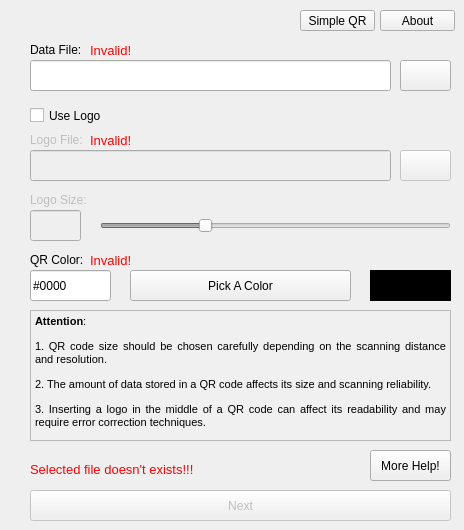
    <widget class="QWidget" name="setup">
     <widget class="QPushButton" name="helpbtn">
      <property name="enabled">
       <bool>true</bool>
      </property>
      <property name="geometry">
       <rect>
        <x>370</x>
        <y>450</y>
        <width>81</width>
        <height>31</height>
       </rect>
      </property>
      <property name="styleSheet">
       <string notr="true">
font: 10pt &quot;MS Shell Dlg 2&quot;;
</string>
      </property>
      <property name="text">
       <string>More Help!</string>
      </property>
     </widget>
     <widget class="QCheckBox" name="checkBox">
      <property name="geometry">
       <rect>
        <x>30</x>
        <y>100</y>
        <width>71</width>
        <height>31</height>
       </rect>
      </property>
      <property name="mouseTracking">
       <bool>false</bool>
      </property>
      <property name="styleSheet">
       <string notr="true">font: 75 10pt &quot;MS Shell Dlg 2&quot;;</string>
      </property>
      <property name="text">
       <string>Use Logo</string>
      </property>
     </widget>
     <widget class="QLabel" name="label_5">
      <property name="enabled">
       <bool>false</bool>
      </property>
      <property name="geometry">
       <rect>
        <x>30</x>
        <y>190</y>
        <width>111</width>
        <height>20</height>
       </rect>
      </property>
      <property name="styleSheet">
       <string notr="true">
font: 75 10pt &quot;MS Shell Dlg 2&quot;;</string>
      </property>
      <property name="text">
       <string>Logo Size:</string>
      </property>
     </widget>
     <widget class="QLabel" name="label_3">
      <property name="geometry">
       <rect>
        <x>30</x>
        <y>40</y>
        <width>141</width>
        <height>20</height>
       </rect>
      </property>
      <property name="styleSheet">
       <string notr="true">
font: 75 10pt &quot;MS Shell Dlg 2&quot;;</string>
      </property>
      <property name="text">
       <string>Data File:</string>
      </property>
     </widget>
     <widget class="QLineEdit" name="lineEdit">
      <property name="geometry">
       <rect>
        <x>30</x>
        <y>60</y>
        <width>361</width>
        <height>31</height>
       </rect>
      </property>
      <property name="toolTip">
       <string>Select a *.xlsx file.</string>
      </property>
      <property name="styleSheet">
       <string notr="true">font: 10pt &quot;MS Shell Dlg 2&quot;;</string>
      </property>
      <property name="dragEnabled">
       <bool>true</bool>
      </property>
     </widget>
     <widget class="QLabel" name="datavalidity">
      <property name="enabled">
       <bool>true</bool>
      </property>
      <property name="geometry">
       <rect>
        <x>90</x>
        <y>40</y>
        <width>51</width>
        <height>20</height>
       </rect>
      </property>
      <property name="font">
       <font>
        <family>MS Shell Dlg 2</family>
        <pointsize>10</pointsize>
        <weight>9</weight>
        <italic>false</italic>
        <bold>false</bold>
       </font>
      </property>
      <property name="styleSheet">
       <string notr="true">color: rgb(255, 0, 0);
font: 75 10pt &quot;MS Shell Dlg 2&quot;;</string>
      </property>
      <property name="text">
       <string>Invalid!</string>
      </property>
     </widget>
     <widget class="QLabel" name="colorvalidity">
      <property name="enabled">
       <bool>true</bool>
      </property>
      <property name="geometry">
       <rect>
        <x>90</x>
        <y>250</y>
        <width>51</width>
        <height>20</height>
       </rect>
      </property>
      <property name="font">
       <font>
        <family>MS Shell Dlg 2</family>
        <pointsize>10</pointsize>
        <weight>9</weight>
        <italic>false</italic>
        <bold>false</bold>
       </font>
      </property>
      <property name="styleSheet">
       <string notr="true">color: rgb(255, 0, 0);
font: 75 10pt &quot;MS Shell Dlg 2&quot;;</string>
      </property>
      <property name="text">
       <string>Invalid!</string>
      </property>
     </widget>
     <widget class="QLineEdit" name="lineEdit_3">
      <property name="enabled">
       <bool>false</bool>
      </property>
      <property name="geometry">
       <rect>
        <x>30</x>
        <y>210</y>
        <width>51</width>
        <height>31</height>
       </rect>
      </property>
      <property name="styleSheet">
       <string notr="true">font: 10pt &quot;MS Shell Dlg 2&quot;;</string>
      </property>
      <property name="text">
       <string/>
      </property>
      <property name="placeholderText">
       <string/>
      </property>
     </widget>
     <widget class="QLineEdit" name="lineEdit_2">
      <property name="enabled">
       <bool>false</bool>
      </property>
      <property name="geometry">
       <rect>
        <x>30</x>
        <y>150</y>
        <width>361</width>
        <height>31</height>
       </rect>
      </property>
      <property name="styleSheet">
       <string notr="true">font: 10pt &quot;MS Shell Dlg 2&quot;;</string>
      </property>
      <property name="dragEnabled">
       <bool>true</bool>
      </property>
     </widget>
     <widget class="QLineEdit" name="colorline">
      <property name="enabled">
       <bool>true</bool>
      </property>
      <property name="geometry">
       <rect>
        <x>30</x>
        <y>270</y>
        <width>81</width>
        <height>31</height>
       </rect>
      </property>
      <property name="styleSheet">
       <string notr="true">font: 10pt &quot;MS Shell Dlg 2&quot;;</string>
      </property>
      <property name="text">
       <string>#0000</string>
      </property>
      <property name="placeholderText">
       <string/>
      </property>
     </widget>
     <widget class="QLabel" name="logovalidity">
      <property name="enabled">
       <bool>false</bool>
      </property>
      <property name="geometry">
       <rect>
        <x>90</x>
        <y>130</y>
        <width>51</width>
        <height>20</height>
       </rect>
      </property>
      <property name="font">
       <font>
        <family>MS Shell Dlg 2</family>
        <pointsize>10</pointsize>
        <weight>9</weight>
        <italic>false</italic>
        <bold>false</bold>
       </font>
      </property>
      <property name="styleSheet">
       <string notr="true">color: rgb(255, 0, 0);
font: 75 10pt &quot;MS Shell Dlg 2&quot;;</string>
      </property>
      <property name="text">
       <string>Invalid!</string>
      </property>
     </widget>
     <widget class="QPushButton" name="Browse2">
      <property name="enabled">
       <bool>false</bool>
      </property>
      <property name="geometry">
       <rect>
        <x>400</x>
        <y>150</y>
        <width>51</width>
        <height>31</height>
       </rect>
      </property>
      <property name="styleSheet">
       <string notr="true">border-top-color: rgb(255, 255, 255);</string>
      </property>
      <property name="text">
       <string/>
      </property>
      <property name="icon">
       <iconset>
        <normaloff>browse.logo.png</normaloff>browse.logo.png</iconset>
      </property>
      <property name="iconSize">
       <size>
        <width>50</width>
        <height>50</height>
       </size>
      </property>
     </widget>
     <widget class="QPushButton" name="colorPicker">
      <property name="geometry">
       <rect>
        <x>130</x>
        <y>270</y>
        <width>221</width>
        <height>31</height>
       </rect>
      </property>
      <property name="text">
       <string>Pick A Color</string>
      </property>
     </widget>
     <widget class="QPushButton" name="simpleqr">
      <property name="geometry">
       <rect>
        <x>300</x>
        <y>10</y>
        <width>75</width>
        <height>21</height>
       </rect>
      </property>
      <property name="toolTip">
       <string>Generate Simple QR without any database.</string>
      </property>
      <property name="text">
       <string>Simple QR</string>
      </property>
     </widget>
     <widget class="QSlider" name="hslider">
      <property name="enabled">
       <bool>false</bool>
      </property>
      <property name="geometry">
       <rect>
        <x>100</x>
        <y>210</y>
        <width>351</width>
        <height>31</height>
       </rect>
      </property>
      <property name="minimum">
       <number>1</number>
      </property>
      <property name="maximum">
       <number>100</number>
      </property>
      <property name="value">
       <number>30</number>
      </property>
      <property name="orientation">
       <enum>Qt::Horizontal</enum>
      </property>
     </widget>
     <widget class="QPushButton" name="Browse1">
      <property name="geometry">
       <rect>
        <x>400</x>
        <y>60</y>
        <width>51</width>
        <height>31</height>
       </rect>
      </property>
      <property name="text">
       <string/>
      </property>
      <property name="icon">
       <iconset>
        <normaloff>browse.logo.png</normaloff>browse.logo.png</iconset>
      </property>
      <property name="iconSize">
       <size>
        <width>50</width>
        <height>50</height>
       </size>
      </property>
     </widget>
     <widget class="QLabel" name="colordisplay">
      <property name="geometry">
       <rect>
        <x>370</x>
        <y>270</y>
        <width>81</width>
        <height>31</height>
       </rect>
      </property>
      <property name="styleSheet">
       <string notr="true">background-color: rgb(0, 0, 0);
border: 2px solid black;</string>
      </property>
      <property name="text">
       <string/>
      </property>
     </widget>
     <widget class="QLabel" name="label_6">
      <property name="enabled">
       <bool>true</bool>
      </property>
      <property name="geometry">
       <rect>
        <x>30</x>
        <y>250</y>
        <width>61</width>
        <height>20</height>
       </rect>
      </property>
      <property name="styleSheet">
       <string notr="true">
font: 75 10pt &quot;MS Shell Dlg 2&quot;;</string>
      </property>
      <property name="text">
       <string>QR Color:</string>
      </property>
     </widget>
     <widget class="QPushButton" name="nextbutton">
      <property name="enabled">
       <bool>false</bool>
      </property>
      <property name="geometry">
       <rect>
        <x>30</x>
        <y>490</y>
        <width>421</width>
        <height>31</height>
       </rect>
      </property>
      <property name="styleSheet">
       <string notr="true">
font: 10pt &quot;MS Shell Dlg 2&quot;;
</string>
      </property>
      <property name="text">
       <string>Next</string>
      </property>
     </widget>
     <widget class="QTextBrowser" name="textBrowser">
      <property name="geometry">
       <rect>
        <x>30</x>
        <y>310</y>
        <width>421</width>
        <height>131</height>
       </rect>
      </property>
      <property name="styleSheet">
       <string notr="true">border-color: rgb(240, 240, 240);
background-color: rgb(240, 240, 240);</string>
      </property>
      <property name="html">
       <string>&lt;!DOCTYPE HTML PUBLIC &quot;-//W3C//DTD HTML 4.0//EN&quot; &quot;http://www.w3.org/TR/REC-html40/strict.dtd&quot;&gt;
&lt;html&gt;&lt;head&gt;&lt;meta name=&quot;qrichtext&quot; content=&quot;1&quot; /&gt;&lt;style type=&quot;text/css&quot;&gt;
p, li { white-space: pre-wrap; }
&lt;/style&gt;&lt;/head&gt;&lt;body style=&quot; font-family:'MS Shell Dlg 2'; font-size:8.25pt; font-weight:400; font-style:normal;&quot;&gt;
&lt;p align=&quot;justify&quot; style=&quot; margin-top:12px; margin-bottom:12px; margin-left:0px; margin-right:0px; -qt-block-indent:0; text-indent:0px;&quot;&gt;&lt;span style=&quot; font-weight:600;&quot;&gt;Attention&lt;/span&gt;&lt;span style=&quot; font-weight:296;&quot;&gt;:&lt;/span&gt;&lt;/p&gt;
&lt;p align=&quot;justify&quot; style=&quot; margin-top:12px; margin-bottom:12px; margin-left:0px; margin-right:0px; -qt-block-indent:0; text-indent:0px;&quot;&gt;1. QR code size should be chosen carefully depending on the scanning distance and resolution.&lt;/p&gt;
&lt;p align=&quot;justify&quot; style=&quot; margin-top:12px; margin-bottom:12px; margin-left:0px; margin-right:0px; -qt-block-indent:0; text-indent:0px;&quot;&gt;2. The amount of data stored in a QR code affects its size and scanning reliability.&lt;/p&gt;
&lt;p align=&quot;justify&quot; style=&quot; margin-top:12px; margin-bottom:12px; margin-left:0px; margin-right:0px; -qt-block-indent:0; text-indent:0px;&quot;&gt;3. Inserting a logo in the middle of a QR code can affect its readability and may require error correction techniques.&lt;/p&gt;&lt;/body&gt;&lt;/html&gt;</string>
      </property>
     </widget>
     <widget class="QLabel" name="label_4">
      <property name="enabled">
       <bool>false</bool>
      </property>
      <property name="geometry">
       <rect>
        <x>30</x>
        <y>130</y>
        <width>111</width>
        <height>20</height>
       </rect>
      </property>
      <property name="styleSheet">
       <string notr="true">
font: 75 10pt &quot;MS Shell Dlg 2&quot;;</string>
      </property>
      <property name="text">
       <string>Logo File:</string>
      </property>
     </widget>
     <widget class="QLabel" name="filevalidity">
      <property name="enabled">
       <bool>true</bool>
      </property>
      <property name="geometry">
       <rect>
        <x>30</x>
        <y>459</y>
        <width>311</width>
        <height>21</height>
       </rect>
      </property>
      <property name="font">
       <font>
        <family>MS Shell Dlg 2</family>
        <pointsize>10</pointsize>
        <weight>9</weight>
        <italic>false</italic>
        <bold>false</bold>
       </font>
      </property>
      <property name="styleSheet">
       <string notr="true">color: rgb(255, 0, 0);
font: 75 10pt &quot;MS Shell Dlg 2&quot;;</string>
      </property>
      <property name="text">
       <string>Selected file doesn't exists!!!</string>
      </property>
     </widget>
     <widget class="QPushButton" name="aboutbtn">
      <property name="geometry">
       <rect>
        <x>380</x>
        <y>10</y>
        <width>75</width>
        <height>21</height>
       </rect>
      </property>
      <property name="toolTip">
       <string>Generate Simple QR without any database.</string>
      </property>
      <property name="text">
       <string>About</string>
      </property>
     </widget>
    </widget>
